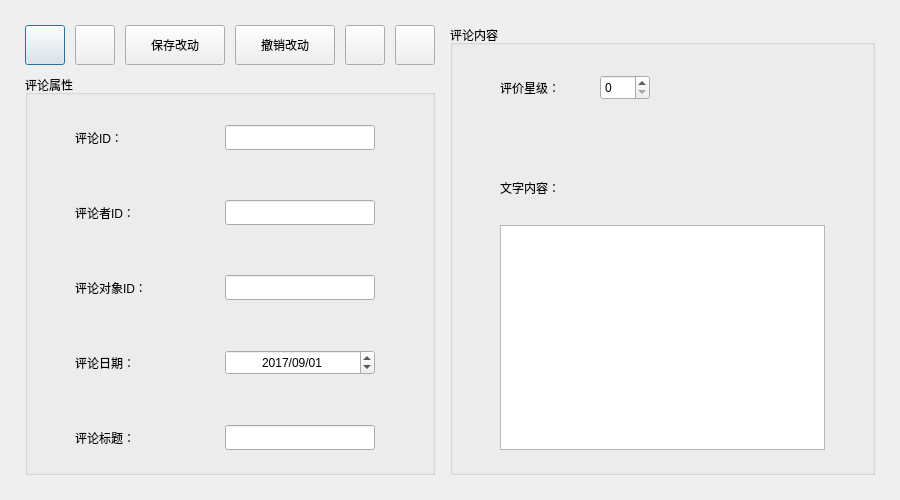
<?xml version="1.0" encoding="UTF-8"?>
<ui version="4.0">
 <class>CommentSupervise</class>
 <widget class="QDialog" name="CommentSupervise">
  <property name="geometry">
   <rect>
    <x>0</x>
    <y>0</y>
    <width>900</width>
    <height>500</height>
   </rect>
  </property>
  <property name="windowTitle">
   <string>评论管理</string>
  </property>
  <widget class="QPushButton" name="btnBack">
   <property name="geometry">
    <rect>
     <x>25</x>
     <y>25</y>
     <width>40</width>
     <height>40</height>
    </rect>
   </property>
   <property name="text">
    <string/>
   </property>
   <property name="icon">
    <iconset>
     <normaloff>C:/Users/dell1/.designer/backup/back.png</normaloff>C:/Users/dell1/.designer/backup/back.png</iconset>
   </property>
   <property name="iconSize">
    <size>
     <width>25</width>
     <height>25</height>
    </size>
   </property>
  </widget>
  <widget class="QPushButton" name="btnNext">
   <property name="geometry">
    <rect>
     <x>75</x>
     <y>25</y>
     <width>40</width>
     <height>40</height>
    </rect>
   </property>
   <property name="text">
    <string/>
   </property>
   <property name="icon">
    <iconset>
     <normaloff>C:/Users/dell1/.designer/backup/next.png</normaloff>C:/Users/dell1/.designer/backup/next.png</iconset>
   </property>
   <property name="iconSize">
    <size>
     <width>25</width>
     <height>25</height>
    </size>
   </property>
  </widget>
  <widget class="QGroupBox" name="gbComment">
   <property name="geometry">
    <rect>
     <x>450</x>
     <y>25</y>
     <width>425</width>
     <height>450</height>
    </rect>
   </property>
   <property name="title">
    <string>评论内容</string>
   </property>
   <widget class="QTextEdit" name="teContent">
    <property name="geometry">
     <rect>
      <x>50</x>
      <y>200</y>
      <width>325</width>
      <height>225</height>
     </rect>
    </property>
   </widget>
   <widget class="QSpinBox" name="sbStar">
    <property name="geometry">
     <rect>
      <x>150</x>
      <y>50</y>
      <width>50</width>
      <height>25</height>
     </rect>
    </property>
    <property name="wrapping">
     <bool>false</bool>
    </property>
    <property name="maximum">
     <number>5</number>
    </property>
    <property name="value">
     <number>0</number>
    </property>
   </widget>
   <widget class="QLabel" name="lblStar">
    <property name="geometry">
     <rect>
      <x>50</x>
      <y>50</y>
      <width>75</width>
      <height>25</height>
     </rect>
    </property>
    <property name="text">
     <string>评价星级：</string>
    </property>
   </widget>
   <widget class="QLabel" name="lbls1">
    <property name="geometry">
     <rect>
      <x>100</x>
      <y>100</y>
      <width>30</width>
      <height>30</height>
     </rect>
    </property>
    <property name="text">
     <string/>
    </property>
   </widget>
   <widget class="QLabel" name="lbls2">
    <property name="geometry">
     <rect>
      <x>140</x>
      <y>100</y>
      <width>30</width>
      <height>30</height>
     </rect>
    </property>
    <property name="text">
     <string/>
    </property>
   </widget>
   <widget class="QLabel" name="lbls3">
    <property name="geometry">
     <rect>
      <x>180</x>
      <y>100</y>
      <width>30</width>
      <height>30</height>
     </rect>
    </property>
    <property name="text">
     <string/>
    </property>
   </widget>
   <widget class="QLabel" name="lbls5">
    <property name="geometry">
     <rect>
      <x>260</x>
      <y>100</y>
      <width>30</width>
      <height>30</height>
     </rect>
    </property>
    <property name="text">
     <string/>
    </property>
   </widget>
   <widget class="QLabel" name="lbls4">
    <property name="geometry">
     <rect>
      <x>220</x>
      <y>100</y>
      <width>30</width>
      <height>30</height>
     </rect>
    </property>
    <property name="text">
     <string/>
    </property>
   </widget>
   <widget class="QLabel" name="lblContent">
    <property name="geometry">
     <rect>
      <x>50</x>
      <y>150</y>
      <width>125</width>
      <height>25</height>
     </rect>
    </property>
    <property name="text">
     <string>文字内容：</string>
    </property>
   </widget>
  </widget>
  <widget class="QGroupBox" name="gbProperty">
   <property name="geometry">
    <rect>
     <x>25</x>
     <y>75</y>
     <width>410</width>
     <height>400</height>
    </rect>
   </property>
   <property name="title">
    <string>评论属性</string>
   </property>
   <widget class="QDateEdit" name="deDate">
    <property name="geometry">
     <rect>
      <x>200</x>
      <y>275</y>
      <width>150</width>
      <height>25</height>
     </rect>
    </property>
    <property name="alignment">
     <set>Qt::AlignCenter</set>
    </property>
    <property name="displayFormat">
     <string>yyyy/MM/dd</string>
    </property>
    <property name="timeSpec">
     <enum>Qt::TimeZone</enum>
    </property>
    <property name="date">
     <date>
      <year>2017</year>
      <month>9</month>
      <day>1</day>
     </date>
    </property>
   </widget>
   <widget class="QLineEdit" name="leDestId">
    <property name="geometry">
     <rect>
      <x>200</x>
      <y>200</y>
      <width>150</width>
      <height>25</height>
     </rect>
    </property>
   </widget>
   <widget class="QLineEdit" name="leSrcId">
    <property name="geometry">
     <rect>
      <x>200</x>
      <y>125</y>
      <width>150</width>
      <height>25</height>
     </rect>
    </property>
   </widget>
   <widget class="QLineEdit" name="leComId">
    <property name="geometry">
     <rect>
      <x>200</x>
      <y>50</y>
      <width>150</width>
      <height>25</height>
     </rect>
    </property>
   </widget>
   <widget class="QLabel" name="lblComId">
    <property name="geometry">
     <rect>
      <x>50</x>
      <y>50</y>
      <width>125</width>
      <height>25</height>
     </rect>
    </property>
    <property name="text">
     <string>评论ID：</string>
    </property>
   </widget>
   <widget class="QLabel" name="lblSrcId">
    <property name="geometry">
     <rect>
      <x>50</x>
      <y>125</y>
      <width>125</width>
      <height>25</height>
     </rect>
    </property>
    <property name="text">
     <string>评论者ID：</string>
    </property>
   </widget>
   <widget class="QLabel" name="lblDestId">
    <property name="geometry">
     <rect>
      <x>50</x>
      <y>200</y>
      <width>125</width>
      <height>25</height>
     </rect>
    </property>
    <property name="text">
     <string>评论对象ID：</string>
    </property>
   </widget>
   <widget class="QLabel" name="lblDate">
    <property name="geometry">
     <rect>
      <x>50</x>
      <y>275</y>
      <width>125</width>
      <height>25</height>
     </rect>
    </property>
    <property name="text">
     <string>评论日期：</string>
    </property>
   </widget>
   <widget class="QLabel" name="lblTitle">
    <property name="geometry">
     <rect>
      <x>50</x>
      <y>350</y>
      <width>125</width>
      <height>25</height>
     </rect>
    </property>
    <property name="text">
     <string>评论标题：</string>
    </property>
   </widget>
   <widget class="QLineEdit" name="leTitle">
    <property name="geometry">
     <rect>
      <x>200</x>
      <y>350</y>
      <width>150</width>
      <height>25</height>
     </rect>
    </property>
   </widget>
  </widget>
  <widget class="QPushButton" name="btnSave">
   <property name="geometry">
    <rect>
     <x>125</x>
     <y>25</y>
     <width>100</width>
     <height>40</height>
    </rect>
   </property>
   <property name="text">
    <string>保存改动</string>
   </property>
  </widget>
  <widget class="QPushButton" name="btnUndo">
   <property name="geometry">
    <rect>
     <x>235</x>
     <y>25</y>
     <width>100</width>
     <height>40</height>
    </rect>
   </property>
   <property name="text">
    <string>撤销改动</string>
   </property>
  </widget>
  <widget class="QPushButton" name="btnDel">
   <property name="geometry">
    <rect>
     <x>395</x>
     <y>25</y>
     <width>40</width>
     <height>40</height>
    </rect>
   </property>
   <property name="text">
    <string/>
   </property>
   <property name="icon">
    <iconset>
     <normaloff>C:/Users/dell1/.designer/backup/subtract.png</normaloff>C:/Users/dell1/.designer/backup/subtract.png</iconset>
   </property>
   <property name="iconSize">
    <size>
     <width>25</width>
     <height>25</height>
    </size>
   </property>
  </widget>
  <widget class="QPushButton" name="btnAdd">
   <property name="geometry">
    <rect>
     <x>345</x>
     <y>25</y>
     <width>40</width>
     <height>40</height>
    </rect>
   </property>
   <property name="text">
    <string/>
   </property>
   <property name="icon">
    <iconset>
     <normaloff>C:/Users/dell1/.designer/backup/add.png</normaloff>C:/Users/dell1/.designer/backup/add.png</iconset>
   </property>
   <property name="iconSize">
    <size>
     <width>25</width>
     <height>25</height>
    </size>
   </property>
  </widget>
 </widget>
 <layoutdefault spacing="6" margin="11"/>
 <resources/>
 <connections>
  <connection>
   <sender>sbStar</sender>
   <signal>valueChanged(int)</signal>
   <receiver>CommentSupervise</receiver>
   <slot>SetStars(int)</slot>
   <hints>
    <hint type="sourcelabel">
     <x>617</x>
     <y>93</y>
    </hint>
    <hint type="destinationlabel">
     <x>668</x>
     <y>2</y>
    </hint>
   </hints>
  </connection>
  <connection>
   <sender>btnDel</sender>
   <signal>clicked()</signal>
   <receiver>CommentSupervise</receiver>
   <slot>OnDelClick()</slot>
   <hints>
    <hint type="sourcelabel">
     <x>414</x>
     <y>49</y>
    </hint>
    <hint type="destinationlabel">
     <x>447</x>
     <y>9</y>
    </hint>
   </hints>
  </connection>
  <connection>
   <sender>btnSave</sender>
   <signal>clicked()</signal>
   <receiver>CommentSupervise</receiver>
   <slot>OnSaveClick()</slot>
   <hints>
    <hint type="sourcelabel">
     <x>179</x>
     <y>38</y>
    </hint>
    <hint type="destinationlabel">
     <x>192</x>
     <y>11</y>
    </hint>
   </hints>
  </connection>
  <connection>
   <sender>btnUndo</sender>
   <signal>clicked()</signal>
   <receiver>CommentSupervise</receiver>
   <slot>OnUndoClick()</slot>
   <hints>
    <hint type="sourcelabel">
     <x>253</x>
     <y>47</y>
    </hint>
    <hint type="destinationlabel">
     <x>265</x>
     <y>5</y>
    </hint>
   </hints>
  </connection>
  <connection>
   <sender>btnAdd</sender>
   <signal>clicked()</signal>
   <receiver>CommentSupervise</receiver>
   <slot>OnAddClick()</slot>
   <hints>
    <hint type="sourcelabel">
     <x>371</x>
     <y>51</y>
    </hint>
    <hint type="destinationlabel">
     <x>381</x>
     <y>70</y>
    </hint>
   </hints>
  </connection>
  <connection>
   <sender>btnBack</sender>
   <signal>clicked()</signal>
   <receiver>CommentSupervise</receiver>
   <slot>BackOne()</slot>
   <hints>
    <hint type="sourcelabel">
     <x>61</x>
     <y>34</y>
    </hint>
    <hint type="destinationlabel">
     <x>74</x>
     <y>12</y>
    </hint>
   </hints>
  </connection>
  <connection>
   <sender>btnNext</sender>
   <signal>clicked()</signal>
   <receiver>CommentSupervise</receiver>
   <slot>NextOne()</slot>
   <hints>
    <hint type="sourcelabel">
     <x>93</x>
     <y>44</y>
    </hint>
    <hint type="destinationlabel">
     <x>109</x>
     <y>67</y>
    </hint>
   </hints>
  </connection>
  <connection>
   <sender>leComId</sender>
   <signal>textEdited(QString)</signal>
   <receiver>CommentSupervise</receiver>
   <slot>OnDelta()</slot>
   <hints>
    <hint type="sourcelabel">
     <x>351</x>
     <y>134</y>
    </hint>
    <hint type="destinationlabel">
     <x>449</x>
     <y>176</y>
    </hint>
   </hints>
  </connection>
  <connection>
   <sender>leSrcId</sender>
   <signal>textEdited(QString)</signal>
   <receiver>CommentSupervise</receiver>
   <slot>OnDelta()</slot>
   <hints>
    <hint type="sourcelabel">
     <x>356</x>
     <y>207</y>
    </hint>
    <hint type="destinationlabel">
     <x>443</x>
     <y>244</y>
    </hint>
   </hints>
  </connection>
  <connection>
   <sender>leDestId</sender>
   <signal>textEdited(QString)</signal>
   <receiver>CommentSupervise</receiver>
   <slot>OnDelta()</slot>
   <hints>
    <hint type="sourcelabel">
     <x>366</x>
     <y>293</y>
    </hint>
    <hint type="destinationlabel">
     <x>448</x>
     <y>328</y>
    </hint>
   </hints>
  </connection>
  <connection>
   <sender>leTitle</sender>
   <signal>textEdited(QString)</signal>
   <receiver>CommentSupervise</receiver>
   <slot>OnDelta()</slot>
   <hints>
    <hint type="sourcelabel">
     <x>358</x>
     <y>444</y>
    </hint>
    <hint type="destinationlabel">
     <x>441</x>
     <y>470</y>
    </hint>
   </hints>
  </connection>
  <connection>
   <sender>deDate</sender>
   <signal>userDateChanged(QDate)</signal>
   <receiver>CommentSupervise</receiver>
   <slot>OnDelta()</slot>
   <hints>
    <hint type="sourcelabel">
     <x>317</x>
     <y>366</y>
    </hint>
    <hint type="destinationlabel">
     <x>440</x>
     <y>404</y>
    </hint>
   </hints>
  </connection>
  <connection>
   <sender>sbStar</sender>
   <signal>valueChanged(int)</signal>
   <receiver>CommentSupervise</receiver>
   <slot>OnDelta()</slot>
   <hints>
    <hint type="sourcelabel">
     <x>638</x>
     <y>98</y>
    </hint>
    <hint type="destinationlabel">
     <x>889</x>
     <y>116</y>
    </hint>
   </hints>
  </connection>
  <connection>
   <sender>teContent</sender>
   <signal>textChanged()</signal>
   <receiver>CommentSupervise</receiver>
   <slot>OnDelta()</slot>
   <hints>
    <hint type="sourcelabel">
     <x>625</x>
     <y>225</y>
    </hint>
    <hint type="destinationlabel">
     <x>885</x>
     <y>278</y>
    </hint>
   </hints>
  </connection>
 </connections>
 <slots>
  <slot>SetStars(int)</slot>
  <slot>OnDelClick()</slot>
  <slot>OnSaveClick()</slot>
  <slot>OnUndoClick()</slot>
  <slot>OnAddClick()</slot>
  <slot>BackOne()</slot>
  <slot>NextOne()</slot>
  <slot>OnDelta()</slot>
 </slots>
</ui>
